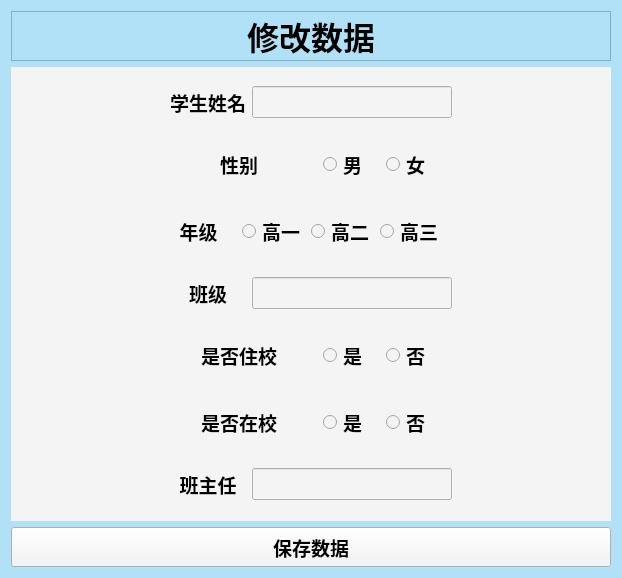
<?xml version="1.0" encoding="UTF-8"?>
<ui version="4.0">
 <class>Form</class>
 <widget class="QWidget" name="Form">
  <property name="geometry">
   <rect>
    <x>0</x>
    <y>0</y>
    <width>618</width>
    <height>578</height>
   </rect>
  </property>
  <property name="windowTitle">
   <string>Form</string>
  </property>
  <property name="styleSheet">
   <string notr="true">background-color: rgb(177, 225, 247);</string>
  </property>
  <layout class="QVBoxLayout" name="verticalLayout">
   <item>
    <widget class="QLabel" name="label">
     <property name="minimumSize">
      <size>
       <width>600</width>
       <height>50</height>
      </size>
     </property>
     <property name="maximumSize">
      <size>
       <width>100000</width>
       <height>50</height>
      </size>
     </property>
     <property name="font">
      <font>
       <family>微软雅黑</family>
       <pointsize>24</pointsize>
       <weight>75</weight>
       <bold>true</bold>
      </font>
     </property>
     <property name="frameShape">
      <enum>QFrame::StyledPanel</enum>
     </property>
     <property name="text">
      <string>修改数据</string>
     </property>
     <property name="textFormat">
      <enum>Qt::AutoText</enum>
     </property>
     <property name="alignment">
      <set>Qt::AlignCenter</set>
     </property>
     <property name="wordWrap">
      <bool>false</bool>
     </property>
     <property name="margin">
      <number>0</number>
     </property>
     <property name="indent">
      <number>-1</number>
     </property>
    </widget>
   </item>
   <item>
    <widget class="QWidget" name="widget" native="true">
     <property name="styleSheet">
      <string notr="true">background-color: rgb(244, 244, 244);</string>
     </property>
     <layout class="QVBoxLayout" name="verticalLayout_2">
      <item>
       <layout class="QHBoxLayout" name="horizontalLayout_12">
        <item>
         <spacer name="horizontalSpacer">
          <property name="orientation">
           <enum>Qt::Horizontal</enum>
          </property>
          <property name="sizeHint" stdset="0">
           <size>
            <width>40</width>
            <height>20</height>
           </size>
          </property>
         </spacer>
        </item>
        <item>
         <widget class="QWidget" name="widget_6" native="true">
          <property name="minimumSize">
           <size>
            <width>300</width>
            <height>50</height>
           </size>
          </property>
          <property name="maximumSize">
           <size>
            <width>400</width>
            <height>50</height>
           </size>
          </property>
          <layout class="QHBoxLayout" name="horizontalLayout_5">
           <item>
            <widget class="QLabel" name="label_2">
             <property name="font">
              <font>
               <family>微软雅黑</family>
               <pointsize>14</pointsize>
               <weight>75</weight>
               <bold>true</bold>
              </font>
             </property>
             <property name="text">
              <string>学生姓名</string>
             </property>
             <property name="alignment">
              <set>Qt::AlignCenter</set>
             </property>
            </widget>
           </item>
           <item>
            <widget class="QLineEdit" name="lineEdit">
             <property name="maximumSize">
              <size>
               <width>200</width>
               <height>16777215</height>
              </size>
             </property>
             <property name="font">
              <font>
               <family>微软雅黑</family>
               <pointsize>14</pointsize>
               <weight>75</weight>
               <bold>true</bold>
              </font>
             </property>
            </widget>
           </item>
          </layout>
         </widget>
        </item>
        <item>
         <spacer name="horizontalSpacer_2">
          <property name="orientation">
           <enum>Qt::Horizontal</enum>
          </property>
          <property name="sizeHint" stdset="0">
           <size>
            <width>40</width>
            <height>20</height>
           </size>
          </property>
         </spacer>
        </item>
       </layout>
      </item>
      <item>
       <layout class="QHBoxLayout" name="horizontalLayout_13">
        <item>
         <spacer name="horizontalSpacer_4">
          <property name="orientation">
           <enum>Qt::Horizontal</enum>
          </property>
          <property name="sizeHint" stdset="0">
           <size>
            <width>40</width>
            <height>20</height>
           </size>
          </property>
         </spacer>
        </item>
        <item>
         <widget class="QWidget" name="widget_4" native="true">
          <property name="minimumSize">
           <size>
            <width>300</width>
            <height>60</height>
           </size>
          </property>
          <property name="maximumSize">
           <size>
            <width>400</width>
            <height>60</height>
           </size>
          </property>
          <layout class="QHBoxLayout" name="horizontalLayout_3">
           <item>
            <widget class="QLabel" name="label_3">
             <property name="font">
              <font>
               <family>微软雅黑</family>
               <pointsize>14</pointsize>
               <weight>75</weight>
               <bold>true</bold>
              </font>
             </property>
             <property name="text">
              <string>性别</string>
             </property>
             <property name="alignment">
              <set>Qt::AlignCenter</set>
             </property>
            </widget>
           </item>
           <item>
            <widget class="QWidget" name="widget_2" native="true">
             <layout class="QHBoxLayout" name="horizontalLayout">
              <item>
               <widget class="QRadioButton" name="radioButton_4">
                <property name="font">
                 <font>
                  <family>微软雅黑</family>
                  <pointsize>14</pointsize>
                  <weight>75</weight>
                  <bold>true</bold>
                 </font>
                </property>
                <property name="text">
                 <string>男</string>
                </property>
               </widget>
              </item>
              <item>
               <widget class="QRadioButton" name="radioButton_5">
                <property name="font">
                 <font>
                  <family>微软雅黑</family>
                  <pointsize>14</pointsize>
                  <weight>75</weight>
                  <bold>true</bold>
                 </font>
                </property>
                <property name="text">
                 <string>女</string>
                </property>
               </widget>
              </item>
             </layout>
            </widget>
           </item>
          </layout>
         </widget>
        </item>
        <item>
         <spacer name="horizontalSpacer_3">
          <property name="orientation">
           <enum>Qt::Horizontal</enum>
          </property>
          <property name="sizeHint" stdset="0">
           <size>
            <width>40</width>
            <height>20</height>
           </size>
          </property>
         </spacer>
        </item>
       </layout>
      </item>
      <item>
       <layout class="QHBoxLayout" name="horizontalLayout_14">
        <item>
         <spacer name="horizontalSpacer_5">
          <property name="orientation">
           <enum>Qt::Horizontal</enum>
          </property>
          <property name="sizeHint" stdset="0">
           <size>
            <width>40</width>
            <height>20</height>
           </size>
          </property>
         </spacer>
        </item>
        <item>
         <widget class="QWidget" name="widget_5" native="true">
          <property name="minimumSize">
           <size>
            <width>300</width>
            <height>60</height>
           </size>
          </property>
          <property name="maximumSize">
           <size>
            <width>400</width>
            <height>60</height>
           </size>
          </property>
          <property name="sizeIncrement">
           <size>
            <width>0</width>
            <height>0</height>
           </size>
          </property>
          <layout class="QHBoxLayout" name="horizontalLayout_4">
           <item>
            <widget class="QLabel" name="label_4">
             <property name="font">
              <font>
               <family>微软雅黑</family>
               <pointsize>14</pointsize>
               <weight>75</weight>
               <bold>true</bold>
              </font>
             </property>
             <property name="text">
              <string>年级</string>
             </property>
             <property name="alignment">
              <set>Qt::AlignCenter</set>
             </property>
            </widget>
           </item>
           <item>
            <widget class="QWidget" name="widget_3" native="true">
             <layout class="QHBoxLayout" name="horizontalLayout_2">
              <item>
               <widget class="QRadioButton" name="radioButton">
                <property name="font">
                 <font>
                  <family>微软雅黑</family>
                  <pointsize>14</pointsize>
                  <weight>75</weight>
                  <bold>true</bold>
                 </font>
                </property>
                <property name="text">
                 <string>高一</string>
                </property>
               </widget>
              </item>
              <item>
               <widget class="QRadioButton" name="radioButton_2">
                <property name="font">
                 <font>
                  <family>微软雅黑</family>
                  <pointsize>14</pointsize>
                  <weight>75</weight>
                  <bold>true</bold>
                 </font>
                </property>
                <property name="text">
                 <string>高二</string>
                </property>
               </widget>
              </item>
              <item>
               <widget class="QRadioButton" name="radioButton_3">
                <property name="font">
                 <font>
                  <family>微软雅黑</family>
                  <pointsize>14</pointsize>
                  <weight>75</weight>
                  <bold>true</bold>
                 </font>
                </property>
                <property name="text">
                 <string>高三</string>
                </property>
               </widget>
              </item>
             </layout>
            </widget>
           </item>
          </layout>
         </widget>
        </item>
        <item>
         <spacer name="horizontalSpacer_6">
          <property name="orientation">
           <enum>Qt::Horizontal</enum>
          </property>
          <property name="sizeHint" stdset="0">
           <size>
            <width>40</width>
            <height>20</height>
           </size>
          </property>
         </spacer>
        </item>
       </layout>
      </item>
      <item>
       <layout class="QHBoxLayout" name="horizontalLayout_15">
        <item>
         <spacer name="horizontalSpacer_7">
          <property name="orientation">
           <enum>Qt::Horizontal</enum>
          </property>
          <property name="sizeHint" stdset="0">
           <size>
            <width>40</width>
            <height>20</height>
           </size>
          </property>
         </spacer>
        </item>
        <item>
         <widget class="QWidget" name="widget_11" native="true">
          <property name="minimumSize">
           <size>
            <width>300</width>
            <height>50</height>
           </size>
          </property>
          <property name="maximumSize">
           <size>
            <width>400</width>
            <height>50</height>
           </size>
          </property>
          <layout class="QHBoxLayout" name="horizontalLayout_10">
           <item>
            <widget class="QLabel" name="label_7">
             <property name="font">
              <font>
               <family>微软雅黑</family>
               <pointsize>14</pointsize>
               <weight>75</weight>
               <bold>true</bold>
              </font>
             </property>
             <property name="text">
              <string>班级</string>
             </property>
             <property name="alignment">
              <set>Qt::AlignCenter</set>
             </property>
            </widget>
           </item>
           <item>
            <widget class="QLineEdit" name="lineEdit_2">
             <property name="maximumSize">
              <size>
               <width>200</width>
               <height>16777215</height>
              </size>
             </property>
             <property name="font">
              <font>
               <family>微软雅黑</family>
               <pointsize>14</pointsize>
               <weight>75</weight>
               <bold>true</bold>
              </font>
             </property>
            </widget>
           </item>
          </layout>
         </widget>
        </item>
        <item>
         <spacer name="horizontalSpacer_8">
          <property name="orientation">
           <enum>Qt::Horizontal</enum>
          </property>
          <property name="sizeHint" stdset="0">
           <size>
            <width>40</width>
            <height>20</height>
           </size>
          </property>
         </spacer>
        </item>
       </layout>
      </item>
      <item>
       <layout class="QHBoxLayout" name="horizontalLayout_16">
        <item>
         <spacer name="horizontalSpacer_11">
          <property name="orientation">
           <enum>Qt::Horizontal</enum>
          </property>
          <property name="sizeHint" stdset="0">
           <size>
            <width>40</width>
            <height>20</height>
           </size>
          </property>
         </spacer>
        </item>
        <item>
         <widget class="QWidget" name="widget_7" native="true">
          <property name="minimumSize">
           <size>
            <width>300</width>
            <height>60</height>
           </size>
          </property>
          <property name="maximumSize">
           <size>
            <width>400</width>
            <height>60</height>
           </size>
          </property>
          <layout class="QHBoxLayout" name="horizontalLayout_6">
           <item>
            <widget class="QLabel" name="label_5">
             <property name="font">
              <font>
               <family>微软雅黑</family>
               <pointsize>14</pointsize>
               <weight>75</weight>
               <bold>true</bold>
              </font>
             </property>
             <property name="text">
              <string>是否住校</string>
             </property>
             <property name="alignment">
              <set>Qt::AlignCenter</set>
             </property>
            </widget>
           </item>
           <item>
            <widget class="QWidget" name="widget_8" native="true">
             <layout class="QHBoxLayout" name="horizontalLayout_7">
              <item>
               <widget class="QRadioButton" name="radioButton_6">
                <property name="font">
                 <font>
                  <family>微软雅黑</family>
                  <pointsize>14</pointsize>
                  <weight>75</weight>
                  <bold>true</bold>
                 </font>
                </property>
                <property name="text">
                 <string>是</string>
                </property>
               </widget>
              </item>
              <item>
               <widget class="QRadioButton" name="radioButton_7">
                <property name="font">
                 <font>
                  <family>微软雅黑</family>
                  <pointsize>14</pointsize>
                  <weight>75</weight>
                  <bold>true</bold>
                 </font>
                </property>
                <property name="text">
                 <string>否</string>
                </property>
               </widget>
              </item>
             </layout>
            </widget>
           </item>
          </layout>
         </widget>
        </item>
        <item>
         <spacer name="horizontalSpacer_10">
          <property name="orientation">
           <enum>Qt::Horizontal</enum>
          </property>
          <property name="sizeHint" stdset="0">
           <size>
            <width>40</width>
            <height>20</height>
           </size>
          </property>
         </spacer>
        </item>
       </layout>
      </item>
      <item>
       <layout class="QHBoxLayout" name="horizontalLayout_17">
        <item>
         <spacer name="horizontalSpacer_9">
          <property name="orientation">
           <enum>Qt::Horizontal</enum>
          </property>
          <property name="sizeHint" stdset="0">
           <size>
            <width>40</width>
            <height>20</height>
           </size>
          </property>
         </spacer>
        </item>
        <item>
         <widget class="QWidget" name="widget_9" native="true">
          <property name="minimumSize">
           <size>
            <width>300</width>
            <height>60</height>
           </size>
          </property>
          <property name="maximumSize">
           <size>
            <width>400</width>
            <height>60</height>
           </size>
          </property>
          <layout class="QHBoxLayout" name="horizontalLayout_8">
           <item>
            <widget class="QLabel" name="label_6">
             <property name="font">
              <font>
               <family>微软雅黑</family>
               <pointsize>14</pointsize>
               <weight>75</weight>
               <bold>true</bold>
              </font>
             </property>
             <property name="text">
              <string>是否在校</string>
             </property>
             <property name="alignment">
              <set>Qt::AlignCenter</set>
             </property>
            </widget>
           </item>
           <item>
            <widget class="QWidget" name="widget_10" native="true">
             <layout class="QHBoxLayout" name="horizontalLayout_9">
              <item>
               <widget class="QRadioButton" name="radioButton_8">
                <property name="font">
                 <font>
                  <family>微软雅黑</family>
                  <pointsize>14</pointsize>
                  <weight>75</weight>
                  <bold>true</bold>
                 </font>
                </property>
                <property name="text">
                 <string>是</string>
                </property>
               </widget>
              </item>
              <item>
               <widget class="QRadioButton" name="radioButton_9">
                <property name="font">
                 <font>
                  <family>微软雅黑</family>
                  <pointsize>14</pointsize>
                  <weight>75</weight>
                  <bold>true</bold>
                 </font>
                </property>
                <property name="text">
                 <string>否</string>
                </property>
               </widget>
              </item>
             </layout>
            </widget>
           </item>
          </layout>
         </widget>
        </item>
        <item>
         <spacer name="horizontalSpacer_12">
          <property name="orientation">
           <enum>Qt::Horizontal</enum>
          </property>
          <property name="sizeHint" stdset="0">
           <size>
            <width>40</width>
            <height>20</height>
           </size>
          </property>
         </spacer>
        </item>
       </layout>
      </item>
      <item>
       <layout class="QHBoxLayout" name="horizontalLayout_18">
        <item>
         <spacer name="horizontalSpacer_13">
          <property name="orientation">
           <enum>Qt::Horizontal</enum>
          </property>
          <property name="sizeHint" stdset="0">
           <size>
            <width>40</width>
            <height>20</height>
           </size>
          </property>
         </spacer>
        </item>
        <item>
         <widget class="QWidget" name="widget_12" native="true">
          <property name="minimumSize">
           <size>
            <width>300</width>
            <height>50</height>
           </size>
          </property>
          <property name="maximumSize">
           <size>
            <width>400</width>
            <height>50</height>
           </size>
          </property>
          <layout class="QHBoxLayout" name="horizontalLayout_11">
           <item>
            <widget class="QLabel" name="label_8">
             <property name="font">
              <font>
               <family>微软雅黑</family>
               <pointsize>14</pointsize>
               <weight>75</weight>
               <bold>true</bold>
              </font>
             </property>
             <property name="text">
              <string>班主任</string>
             </property>
             <property name="alignment">
              <set>Qt::AlignCenter</set>
             </property>
            </widget>
           </item>
           <item>
            <widget class="QLineEdit" name="lineEdit_3">
             <property name="maximumSize">
              <size>
               <width>200</width>
               <height>16777215</height>
              </size>
             </property>
             <property name="font">
              <font>
               <family>微软雅黑</family>
               <pointsize>14</pointsize>
               <weight>75</weight>
               <bold>true</bold>
              </font>
             </property>
            </widget>
           </item>
          </layout>
         </widget>
        </item>
        <item>
         <spacer name="horizontalSpacer_14">
          <property name="orientation">
           <enum>Qt::Horizontal</enum>
          </property>
          <property name="sizeHint" stdset="0">
           <size>
            <width>40</width>
            <height>20</height>
           </size>
          </property>
         </spacer>
        </item>
       </layout>
      </item>
     </layout>
    </widget>
   </item>
   <item>
    <widget class="QPushButton" name="Button">
     <property name="minimumSize">
      <size>
       <width>600</width>
       <height>40</height>
      </size>
     </property>
     <property name="maximumSize">
      <size>
       <width>9999</width>
       <height>40</height>
      </size>
     </property>
     <property name="sizeIncrement">
      <size>
       <width>0</width>
       <height>40</height>
      </size>
     </property>
     <property name="font">
      <font>
       <family>微软雅黑</family>
       <pointsize>14</pointsize>
       <weight>75</weight>
       <bold>true</bold>
      </font>
     </property>
     <property name="styleSheet">
      <string notr="true">background-color: rgb(244, 244, 244);</string>
     </property>
     <property name="text">
      <string>保存数据</string>
     </property>
    </widget>
   </item>
  </layout>
 </widget>
 <resources/>
 <connections/>
</ui>
